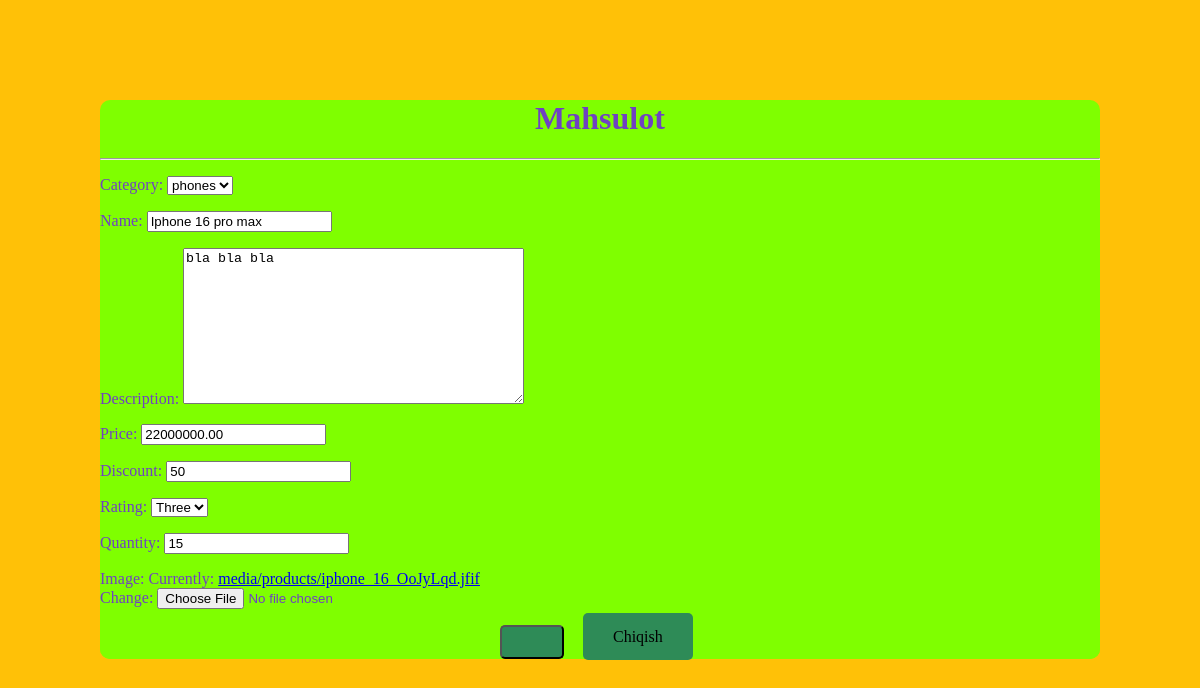
Page /apelsin/edit-product/3/ on the committed database.
### shop/models.py (models this page shows, shortened)
class BaseModel(models.Model):
    created_at = models.DateTimeField(auto_now_add=True)
    updated_at = models.DateTimeField(auto_now=True)
    class Meta:
        abstract = True

class Product(BaseModel):
    class RatingChoice(models.IntegerChoices):
        ONE = 1
        TWO = 2
        THREE = 3
        FOUR = 4
        FIVE = 5
    category = models.ForeignKey(Category, on_delete=models.SET_NULL, null=True, blank=True,related_name='product')
    name = models.CharField(max_length=100,null=True,blank=True)
    description = models.TextField(null=True,blank=True)
    price = models.DecimalField(decimal_places=2,max_digits=14)
    discount = models.PositiveIntegerField(default=0)
    rating = models.PositiveIntegerField(choices=RatingChoice.choices,default=RatingChoice.ONE)
    quantity = models.PositiveIntegerField(default=1)
    image = models.ImageField(upload_to='media/products')
    class Meta:
        verbose_name_plural = 'products'

### shop/views.py (the view)
# urls.py: path('edit-product/<int:pk>/', views.UpdateProductView.as_view(), name='edit_product'),
class UpdateProductView(UpdateView):
    model = Product
    template_name = 'shop/edit_product.html'
    form_class = ProductModelForm
    success_url = reverse_lazy('home')

### shop/forms.py
class ProductModelForm(forms.ModelForm):
    class Meta:
        model = Product
        fields ='__all__'

### shop/models.py (called while the page is built)
    def __str__(self):
        return self.title

### templates/shop/edit_product.html (shortened to what this page needs)
{% load static %}
<!DOCTYPE html>
<html lang="en">
<head>
</head>
<body>
<div class="header">
    <h1 class="text">Mahsulot {{ action }}</h1>
    <hr>
   <form class="form" method="post" enctype="multipart/form-data" action="{% url 'edit_product' product.id %}">
    {{ form.as_p }}
    <button type="submit" class="button">{{ action }}</button>
    <a href="{% url 'home' %}" class="button1">Chiqish</a>
</form>
</div>
</body>
</html>

### templates/shop/edit_product.html (style rules this page uses)
.header { max-width:1000px; margin: auto; border-radius: 10px; background-color: chartreuse; color: #6f42c1; margin-top: 100px; }
.form { background-color: chartreuse; border-radius: 10px; }
.text { text-align: center; vertical-align: bottom; }
body { background-color: #ffc107; }
.button { padding:15px 30px; margin-left: 400px; background-color: seagreen; border-radius: 5px; }
.button1 { padding:15px 30px; margin-left: 15px; background-color: seagreen; border-radius: 5px; text-decoration: none; color: black; }

### rows in the picture
Product: category "phones", name "Iphone 16 pro max", description "bla bla bla", price "22000000.00", discount "50", rating "Three", quantity "15"
